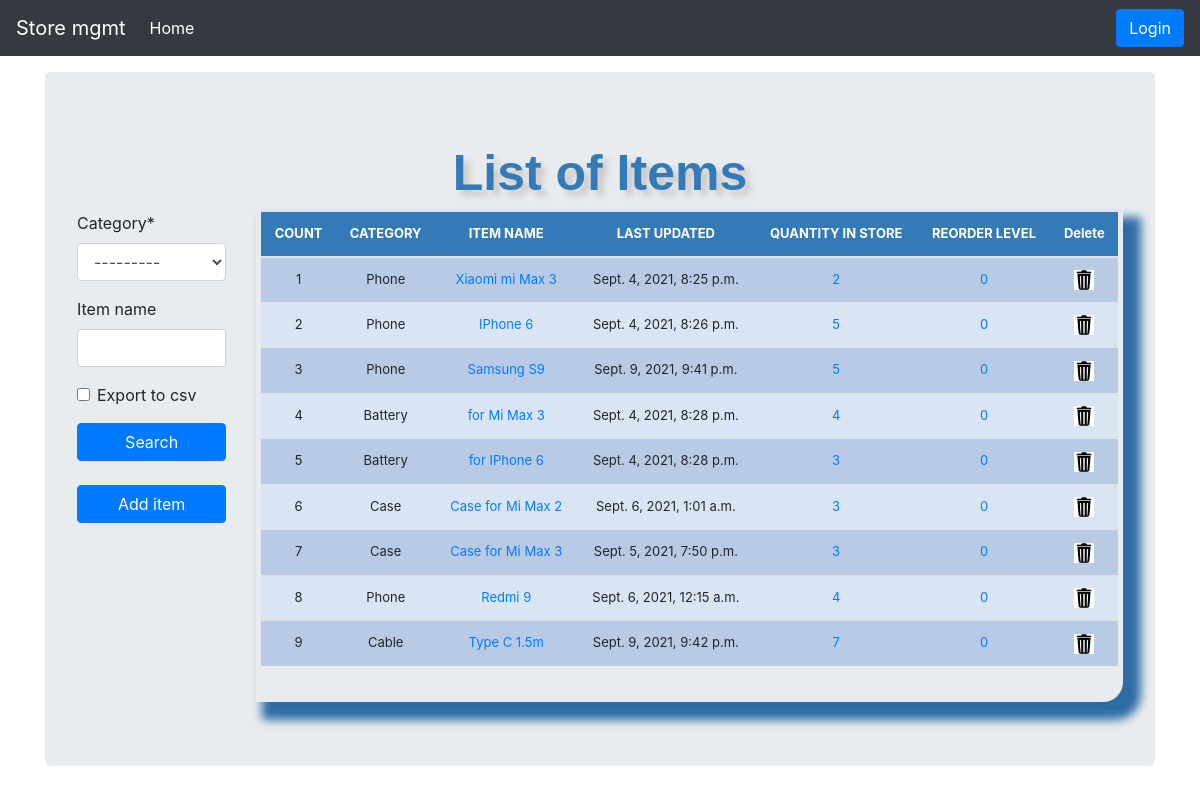
/list_items/, run on an earlier commit of the app's database.
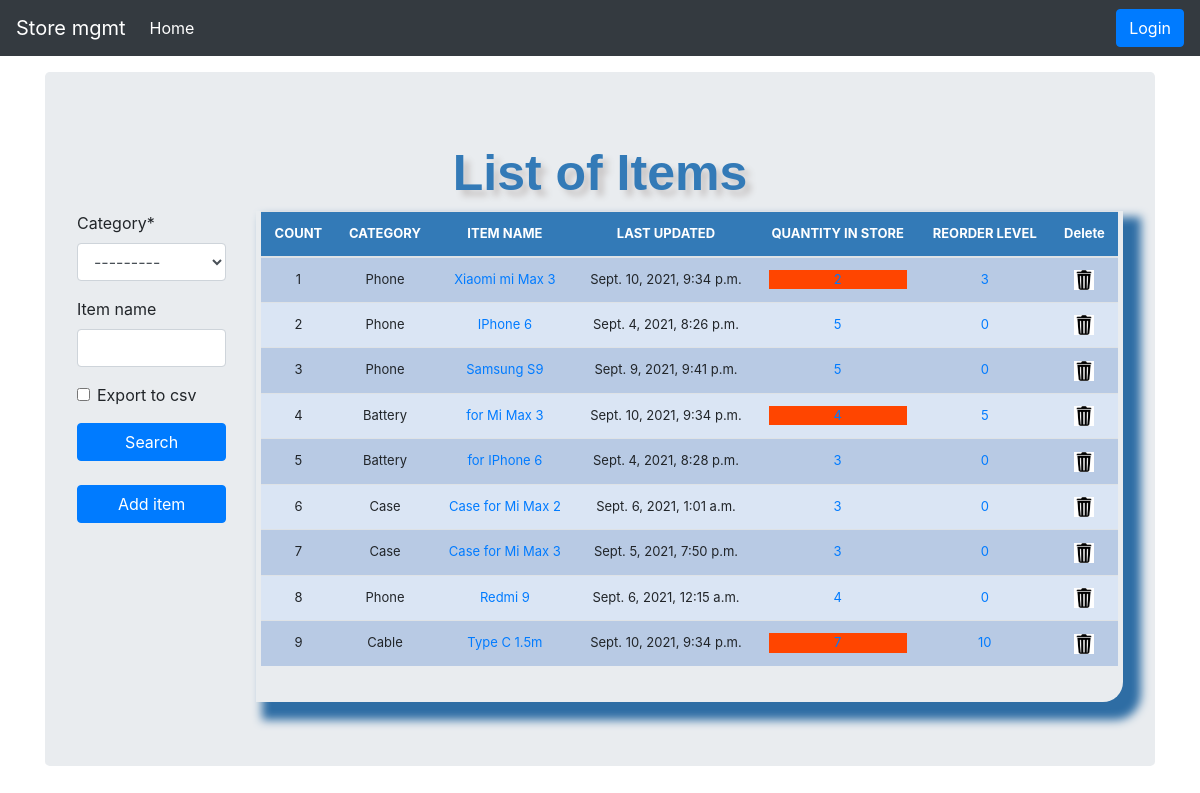
And on a later commit of the database.
### stockmgmt/models.py (models this page shows, shortened)
class Stock(models.Model):
    category = models.ForeignKey(Category, on_delete=models.CASCADE)
    item_name = models.CharField(max_length=50, blank=True, null=True)
    quantity = models.IntegerField(default=0, blank=True, null=True)
    receive_quantity = models.IntegerField(default=0, blank=True, null=True)
    receive_by = models.CharField(max_length=50, blank=True, null=True)
    issue_quantity = models.IntegerField(default=0, blank=True, null=True)
    issue_by = models.CharField(max_length=50, blank=True, null=True)
    issue_to = models.CharField(max_length=50, blank=True, null=True)
    created_by = models.CharField(max_length=50, blank=True, null=True)
    reorder_level = models.IntegerField(default=0, blank=True, null=True)
    last_updated = models.DateTimeField(auto_now=True, auto_now_add=False)
    time_stamp = models.DateTimeField(auto_now=False, auto_now_add=True)
    export_to_CSV = models.BooleanField(default=False)

class Category(models.Model):
    name = models.CharField(max_length=50, blank=True, null=True)
    def __str__(self):
        return self.name

### stockmgmt/views.py (the view, shortened to what this page needs)
# urls.py: path('list_items/', views.list_item, name='list_items'),
def list_item(request):
    title = 'List of Items'
    form = StockSearchForm(request.POST or None)
    queryset = Stock.objects.all()
    context = {
        'form': form,
        'title': title,
        'queryset': queryset
    }
    return render(request, 'stockmgmt/list_item.html', context)

### stockmgmt/forms.py
class StockSearchForm(forms.ModelForm):
    export_to_CSV = forms.BooleanField(required=False)
    class Meta:
        model = Stock
        fields = ['category', 'item_name']

### templates/stockmgmt/list_item.html (shortened to what this page needs)
{% extends 'stockmgmt/home.html' %}
{% load static %}
{% load crispy_forms_tags %}
{% block header %}
    {{ title }}
{% endblock %}
{% block content %}
    <div class="row">
        <div class="col-sm-2">
            <form method="POST" action="">
                {{ form|crispy }}
                <input class="btn btn-primary btn-block" type="submit" value="Search"/>
            </form>
            <br>
            <a href="{% url 'add_items' %}">
                <div class="btn btn-primary btn-block">Add item</div>
            </a>
        </div>
        <div class="col-sm-10">
            <div class="display_table">
                <table class='table'>
                    <thead>
                    <tr>
                        <th>COUNT</th>
                        <th>CATEGORY</th>
                        <th>ITEM NAME</th>
                        <th>LAST UPDATED</th>
                        <th>QUANTITY IN STORE</th>
                        <th>REORDER LEVEL</th>
                        <th>Delete</th>
                    </tr>
                    </thead>
                    {% for instance in queryset %}
                        <tr>
                            <td>{{ forloop.counter }}</td>
                            <td>{{ instance.category }}</td>
                            <td><a href="{% url 'update_items' instance.id %}">
                                {{ instance.item_name }}</a></td>
                            <td> {{ instance.last_updated }}</td>
                            <td>
                                <a href="{% url 'stock_detail' instance.id %}">
                                    {% if instance.quantity <= instance.reorder_level %}
                                        <div style="background-color: orangered">
                                        </div>
                                    {% else %}
                                        {{ instance.quantity }}
                                    {% endif %}
                                </a>
                            </td>
                            <td><a href="{% url 'reorder_level' instance.id %}">
                                {{ instance.reorder_level }}
                            </a>
                            </td>
                            <td>
                                <a href="{% url 'delete_items' instance.id %}">
                                    <img src="{% static 'stockmgmt/img/trash.png' %}" style=width:20px;height:20px;>
                                </a>
                            </td>
                        </tr>
                    {% endfor %}
                </table>
            </div>
        </div>
    </div>
{% endblock %}

### templates/stockmgmt/home.html (shortened to what this page needs)
{% load static %}
<!doctype html>
<html lang="en">
<head>
    <link href="{% static 'stockmgmt/css/stylesheet.css' %}" rel="stylesheet">
    <link rel="stylesheet" href="https://stackpath.bootstrapcdn.com/bootstrap/4.4.1/css/bootstrap.min.css"
>
    <link href="{% static 'stockmgmt/css/navbar-top-fixed.css' %}" rel="stylesheet">
</head>
<body>
{% include 'stockmgmt/navbar.html' %}
<main role="main" class="container">
    <div class="jumbotron">
        <div class="header">{% block header %}{% endblock %}
        </div>
        {% block content %}{% endblock %}
    </div>
</main>
</body>
</html>

### templates/stockmgmt/navbar.html (shortened to what this page needs)
<nav class="navbar navbar-expand-md navbar-dark fixed-top bg-dark">
    <a class="navbar-brand" href="{% url 'home' %}">Store mgmt</a>
    <div class="collapse navbar-collapse" id="navbarCollapse">
        <ul class="navbar-nav mr-auto">
            <li class="nav-item active">
                <a class="nav-link" href="{% url 'home' %}">Home<span class="sr-only">(current)</span></a>
            </li>
        </ul>
        <ul class="navbar-nav">
            {% if request.user.is_authenticated %}
                <li><a href="/accounts/logout">
                    <button class="btn btn-primary">{{ user }} | Logout</button>
                </a></li>
            {% else %}
                <li><a href="/accounts/login">
                    <button class="btn btn-primary">Login</button>
                </a>
                </li>
            {% endif %}
        </ul>
    </div>
</nav>

### stockmgmt/static/stockmgmt/css/stylesheet.css (style rules this page uses)
body { background-color: #34eb6b; }
.table { font-size: 13px; text-align: center; width: 95%; margin: auto; }
.table tr:nth-child(odd) { background: #B8CAE4 }
.table tr:nth-child(even) { background: #dae5f4 }
th { background-color: #337ab7; color: white; }
.display_table { border-bottom-right-radius: 20px; padding-left: 5px; padding-right: 5px; padding-bottom: 20px; box-shadow: 12px 12px 10px 6px #2e6da4; }
.header { font-family: helvetica; color: #337ab7; font-size: 50px; text-align: center; width: 100%; text-shadow: 6px 6px 6px #c9c6c6; display: block; font-weight: bolder; }

### stockmgmt/static/stockmgmt/css/navbar-top-fixed.css (style rules this page uses)
body { min-height: 75rem; padding-top: 4.5rem; }

What changed in the data, as far as the page shows it:
changed Stock "Xiaomi mi Max 3": last_updated "Sept. 4, 2021, 8:25 p.m." → "Sept. 10, 2021, 9:34 p.m."; reorder_level "0" → "3"; quantity "2" → (not shown)
changed Stock "for Mi Max 3": last_updated "Sept. 4, 2021, 8:28 p.m." → "Sept. 10, 2021, 9:34 p.m."; reorder_level "0" → "5"; quantity "4" → (not shown)
changed Stock "Type C 1.5m": last_updated "Sept. 9, 2021, 9:42 p.m." → "Sept. 10, 2021, 9:34 p.m."; reorder_level "0" → "10"; quantity "7" → (not shown)
